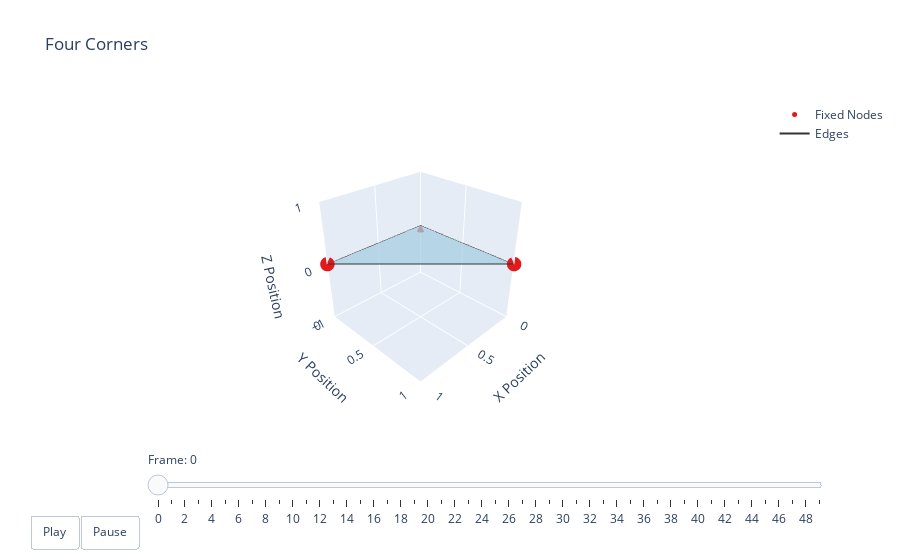

The code cell stored with this chart in its notebook:
### Code cell
options = dismech.AnimationOptions(z_lim=[-1.0, 1.0], x_lim=[0, 1.0], title='Four Corners')
fig = dismech.get_interactive_animation_plotly(base_robot, thetas, qs, options)
fig.show()

### Figure 1 — Plotly figure (JSON) as saved in the notebook; plotly's stock layout.template omitted (floating-point values rounded to 4 significant figures)
{"data": [{"marker": {"color": "#1f78b4", "size": 5}, "mode": "markers", "name": "Free Nodes", "type": "scatter3d", "x": [], "y": [], "z": []}, {"marker": {"color": "#e31a1c", "size": 5}, "mode": "markers", "name": "Fixed Nodes", "type": "scatter3d", "x": [0.0, 1.0, 0.0, 2.5e-09], "y": [0.0, 0.0, 1.0, 2.5e-09], "z": [0.0, 0.0, 0.0, -7.071e-05]}, {"line": {"color": "#333333", "width": 2}, "mode": "lines", "name": "Edges", "type": "scatter3d", "x": [1, 0, null, 0, 0, null, 0, 1, null, 0, 2.5e-09, null, 2.5e-09, 1, null], "y": [0, 1, null, 1, 0, null, 0, 0, null, 1, 2.5e-09, null, 2.5e-09, 0, null], "z": [0, 0, null, 0, 0, null, 0, 0, null, 0, -7.071e-05, null, -7.071e-05, 0, null]}, {"color": "rgba(166, 206, 227, 0.7)", "i": [0, 1], "j": [1, 2], "k": [2, 3], "name": "Faces", "opacity": 0.7, "showscale": false, "type": "mesh3d", "x": [0.0, 1.0, 0.0, 2.5e-09], "y": [0.0, 0.0, 1.0, 2.5e-09], "z": [0.0, 0.0, 0.0, -7.071e-05]}], "layout": {"scene": {"camera": {"eye": {"x": 1.837, "y": 1.837, "z": 1.5}}, "xaxis": {"range": [0, 1], "title": {"text": "X Position"}}, "yaxis": {"range": [0, 1], "title": {"text": "Y Position"}}, "zaxis": {"range": [-1, 1], "title": {"text": "Z Position"}}}, "sliders": [{"currentvalue": {"prefix": "Frame: "}, "steps": [{"args": [["0"], {"frame": {"duration": 50, "redraw": true}, "mode": "immediate"}], "label": "0", "method": "animate"}, {"args": [["1"], {"frame": {"duration": 50, "redraw": true}, "mode": "immediate"}], "label": "1", "method": "animate"}, {"args": [["2"], {"frame": {"duration": 50, "redraw": true}, "mode": "immediate"}], "label": "2", "method": "animate"}, {"args": [["3"], {"frame": {"duration": 50, "redraw": true}, "mode": "immediate"}], "label": "3", "method": "animate"}, {"args": [["4"], {"frame": {"duration": 50, "redraw": true}, "mode": "immediate"}], "label": "4", "method": "animate"}, {"args": [["5"], {"frame": {"duration": 50, "redraw": true}, "mode": "immediate"}], "label": "5", "method": "animate"}, {"args": [["6"], {"frame": {"duration": 50, "redraw": true}, "mode": "immediate"}], "label": "6", "method": "animate"}, {"args": [["7"], {"frame": {"duration": 50, "redraw": true}, "mode": "immediate"}], "label": "7", "method": "animate"}, {"args": [["8"], {"frame": {"duration": 50, "redraw": true}, "mode": "immediate"}], "label": "8", "method": "animate"}, {"args": [["9"], {"frame": {"duration": 50, "redraw": true}, "mode": "immediate"}], "label": "9", "method": "animate"}, {"args": [["10"], {"frame": {"duration": 50, "redraw": true}, "mode": "immediate"}], "label": "10", "method": "animate"}, {"args": [["11"], {"frame": {"duration": 50, "redraw": true}, "mode": "immediate"}], "label": "11", "method": "animate"}, {"args": [["12"], {"frame": {"duration": 50, "redraw": true}, "mode": "immediate"}], "label": "12", "method": "animate"}, {"args": [["13"], {"frame": {"duration": 50, "redraw": true}, "mode": "immediate"}], "label": "13", "method": "animate"}, {"args": [["14"], {"frame": {"duration": 50, "redraw": true}, "mode": "immediate"}], "label": "14", "method": "animate"}, {"args": [["15"], {"frame": {"duration": 50, "redraw": true}, "mode": "immediate"}], "label": "15", "method": "animate"}, {"args": [["16"], {"frame": {"duration": 50, "redraw": true}, "mode": "immediate"}], "label": "16", "method": "animate"}, {"args": [["17"], {"frame": {"duration": 50, "redraw": true}, "mode": "immediate"}], "label": "17", "method": "animate"}, {"args": [["18"], {"frame": {"duration": 50, "redraw": true}, "mode": "immediate"}], "label": "18", "method": "animate"}, {"args": [["19"], {"frame": {"duration": 50, "redraw": true}, "mode": "immediate"}], "label": "19", "method": "animate"}, {"args": [["20"], {"frame": {"duration": 50, "redraw": true}, "mode": "immediate"}], "label": "20", "method": "animate"}, {"args": [["21"], {"frame": {"duration": 50, "redraw": true}, "mode": "immediate"}], "label": "21", "method": "animate"}, {"args": [["22"], {"frame": {"duration": 50, "redraw": true}, "mode": "immediate"}], "label": "22", "method": "animate"}, {"args": [["23"], {"frame": {"duration": 50, "redraw": true}, "mode": "immediate"}], "label": "23", "method": "animate"}, {"args": [["24"], {"frame": {"duration": 50, "redraw": true}, "mode": "immediate"}], "label": "24", "method": "animate"}, {"args": [["25"], {"frame": {"duration": 50, "redraw": true}, "mode": "immediate"}], "label": "25", "method": "animate"}, {"args": [["26"], {"frame": {"duration": 50, "redraw": true}, "mode": "immediate"}], "label": "26", "method": "animate"}, {"args": [["27"], {"frame": {"duration": 50, "redraw": true}, "mode": "immediate"}], "label": "27", "method": "animate"}, {"args": [["28"], {"frame": {"duration": 50, "redraw": true}, "mode": "immediate"}], "label": "28", "method": "animate"}, {"args": [["29"], {"frame": {"duration": 50, "redraw": true}, "mode": "immediate"}], "label": "29", "method": "animate"}, {"args": [["30"], {"frame": {"duration": 50, "redraw": true}, "mode": "immediate"}], "label": "30", "method": "animate"}, {"args": [["31"], {"frame": {"duration": 50, "redraw": true}, "mode": "immediate"}], "label": "31", "method": "animate"}, {"args": [["32"], {"frame": {"duration": 50, "redraw": true}, "mode": "immediate"}], "label": "32", "method": "animate"}, {"args": [["33"], {"frame": {"duration": 50, "redraw": true}, "mode": "immediate"}], "label": "33", "method": "animate"}, {"args": [["34"], {"frame": {"duration": 50, "redraw": true}, "mode": "immediate"}], "label": "34", "method": "animate"}, {"args": [["35"], {"frame": {"duration": 50, "redraw": true}, "mode": "immediate"}], "label": "35", "method": "animate"}, {"args": [["36"], {"frame": {"duration": 50, "redraw": true}, "mode": "immediate"}], "label": "36", "method": "animate"}, {"args": [["37"], {"frame": {"duration": 50, "redraw": true}, "mode": "immediate"}], "label": "37", "method": "animate"}, {"args": [["38"], {"frame": {"duration": 50, "redraw": true}, "mode": "immediate"}], "label": "38", "method": "animate"}, {"args": [["39"], {"frame": {"duration": 50, "redraw": true}, "mode": "immediate"}], "label": "39", "method": "animate"}, {"args": [["40"], {"frame": {"duration": 50, "redraw": true}, "mode": "immediate"}], "label": "40", "method": "animate"}, {"args": [["41"], {"frame": {"duration": 50, "redraw": true}, "mode": "immediate"}], "label": "41", "method": "animate"}, {"args": [["42"], {"frame": {"duration": 50, "redraw": true}, "mode": "immediate"}], "label": "42", "method": "animate"}, {"args": [["43"], {"frame": {"duration": 50, "redraw": true}, "mode": "immediate"}], "label": "43", "method": "animate"}, {"args": [["44"], {"frame": {"duration": 50, "redraw": true}, "mode": "immediate"}], "label": "44", "method": "animate"}, {"args": [["45"], {"frame": {"duration": 50, "redraw": true}, "mode": "immediate"}], "label": "45", "method": "animate"}, {"args": [["46"], {"frame": {"duration": 50, "redraw": true}, "mode": "immediate"}], "label": "46", "method": "animate"}, {"args": [["47"], {"frame": {"duration": 50, "redraw": true}, "mode": "immediate"}], "label": "47", "method": "animate"}, {"args": [["48"], {"frame": {"duration": 50, "redraw": true}, "mode": "immediate"}], "label": "48", "method": "animate"}, {"args": [["49"], {"frame": {"duration": 50, "redraw": true}, "mode": "immediate"}], "label": "49", "method": "animate"}], "transition": {"duration": 0}, "x": 0.1, "y": 0}], "title": {"text": "Four Corners"}, "updatemenus": [{"buttons": [{"args": [null, {"frame": {"duration": 50, "redraw": true}, "fromcurrent": true}], "label": "Play", "method": "animate"}, {"args": [[null], {"frame": {"duration": 0, "redraw": true}, "mode": "immediate"}], "label": "Pause", "method": "animate"}], "direction": "left", "pad": {"r": 10, "t": 87}, "showactive": false, "type": "buttons", "x": 0.1, "xanchor": "right", "y": 0, "yanchor": "top"}]}}
